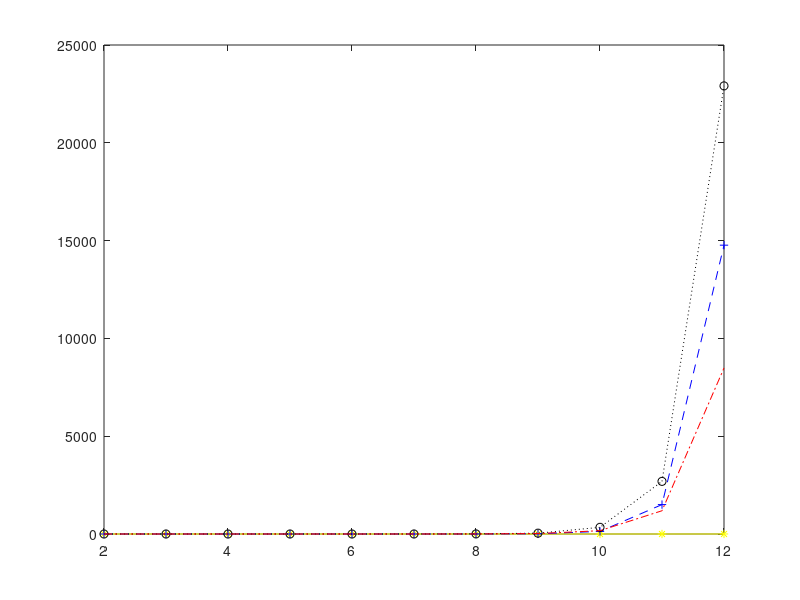

Recreate this plot in MATLAB.

n = [2^2, 2^3,2^4,2^5,2^6,2^7,2^8,2^9,2^10,2^11,2^12];
load('t1.mat');
load('t2.mat');
load('t3.mat');
load('t4.mat');

plot(log(n)/log(2),t1,'-*y',log(n)/log(2),t2,'--+b',log(n)/log(2),t3,':ok',log(n)/log(2),t4,'-.r'); 